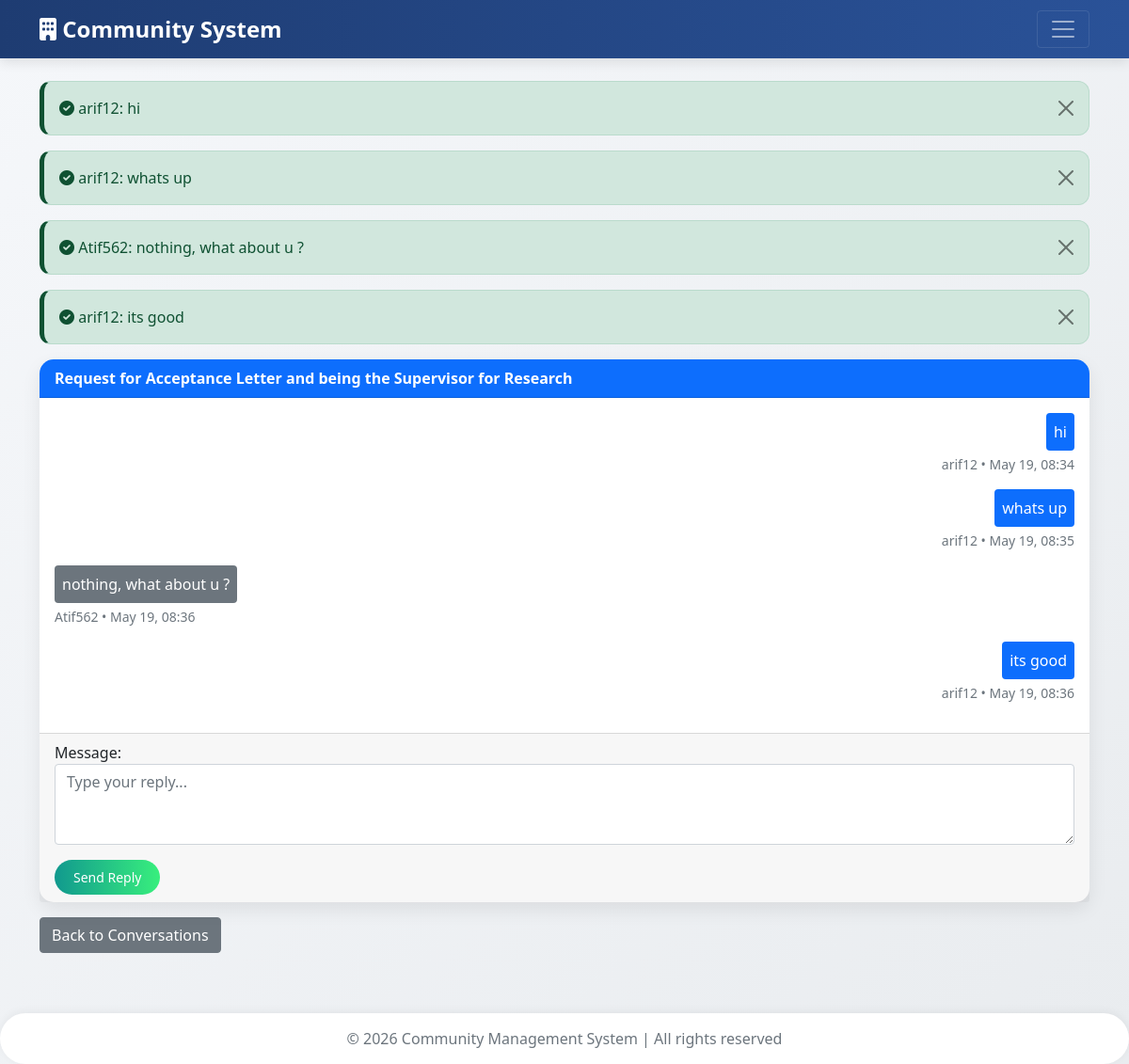
/conversation/2/ (signed in), run on the app's committed database.
### core/models.py (models this page shows, shortened)
class ChatMessage(models.Model):
    conversation = models.ForeignKey(Conversation, on_delete=models.CASCADE, related_name='messages')
    sender = models.ForeignKey(User, on_delete=models.CASCADE)
    message = models.TextField()
    created_at = models.DateTimeField(auto_now_add=True)
    is_read = models.BooleanField(default=False)
    def __str__(self):
        return f"{self.sender.username}: {self.message[:30]}"

class Conversation(models.Model):
    resident = models.ForeignKey(User, on_delete=models.CASCADE, related_name='conversations_as_resident')
    admin = models.ForeignKey(User, on_delete=models.CASCADE, related_name='conversations_as_admin', null=True, blank=True)
    subject = models.CharField(max_length=200)
    created_at = models.DateTimeField(auto_now_add=True)
    updated_at = models.DateTimeField(auto_now=True)
    is_closed = models.BooleanField(default=False)

### core/views.py (the view)
# urls.py: path('conversation/<int:convo_id>/', views.conversation_detail, name='conversation_detail'),
@login_required
def conversation_detail(request, convo_id):
    conv = get_object_or_404(Conversation, id=convo_id)
    if not (is_manager(request.user) or conv.resident == request.user):
        messages.error(request, "Access denied.")
        return redirect('conversations_list')
    if request.method == 'POST':
        form = ChatMessageForm(request.POST)
        if form.is_valid():
            msg = form.save(commit=False)
            msg.conversation = conv
            msg.sender = request.user
            msg.save()
            conv.updated_at = timezone.now()
            conv.save()
            messages.success(request, "Message sent.")
            return redirect('conversation_detail', convo_id=conv.id)
    else:
        form = ChatMessageForm()
    messages_list = conv.messages.all().order_by('created_at')
    return render(request, 'core/conversation_detail.html', {
        'conversation': conv,
        'messages': messages_list,
        'form': form
    })

### core/forms.py
class ChatMessageForm(forms.ModelForm):
    class Meta:
        model = ChatMessage
        fields = ['message']
        widgets = {
            'message': forms.Textarea(attrs={'rows': 3, 'class': 'form-control', 'placeholder': 'Type your reply...'})
        }

### core/views.py (called while the page is built)
def is_manager(user):
    return user.is_staff

### core/templates/core/conversation_detail.html (shortened to what this page needs)
{% extends 'core/base.html' %}
{% block content %}
<div class="card">
    <div class="card-header bg-primary text-white">
        <strong>{{ conversation.subject }}</strong>
    </div>
    <div class="card-body" style="max-height: 400px; overflow-y: auto;">
        {% for msg in messages %}
        <div class="mb-3 {% if msg.sender == user %}text-end{% endif %}">
            <div class="d-inline-block p-2 rounded {% if msg.sender == user %}bg-primary text-white{% else %}bg-secondary text-white{% endif %}" style="max-width: 70%;">
                {{ msg.message }}
            </div>
            <div class="small text-muted mt-1">
                {{ msg.sender.username }} • {{ msg.created_at|date:"M d, H:i" }}
            </div>
        </div>
        {% endfor %}
    </div>
    <div class="card-footer">
        <form method="post">
            {{ form.as_p }}
            <button type="submit" class="btn btn-sm btn-success">Send Reply</button>
        </form>
    </div>
</div>
<a href="{% url 'conversations_list' %}" class="btn btn-secondary mt-3">Back to Conversations</a>
{% endblock %}

### core/templates/core/base.html (shortened to what this page needs)
<!DOCTYPE html>
<html lang="en">
<head>
    <link href="https://cdn.jsdelivr.net/npm/bootstrap@5.1.3/dist/css/bootstrap.min.css" rel="stylesheet">
    <link rel="stylesheet" href="https://cdnjs.cloudflare.com/ajax/libs/font-awesome/6.0.0-beta3/css/all.min.css">
</head>
<body>
    <nav class="navbar navbar-dark bg-dark">
        <div class="container">
            <a class="navbar-brand" href="/">
                <i class="fas fa-building"></i> Community System
            </a>
            <button class="navbar-toggler" type="button" data-bs-toggle="collapse" data-bs-target="#navbarNav">
                <span class="navbar-toggler-icon"></span>
            </button>
        </div>
    </nav>
    <main class="container py-4">
        {% if messages %}
            {% for message in messages %}
                <div class="alert alert-success alert-dismissible fade show" role="alert">
                    <i class="fas fa-check-circle"></i> {{ message }}
                    <button type="button" class="btn-close" data-bs-dismiss="alert"></button>
                </div>
            {% endfor %}
        {% endif %}
        {% block content %}{% endblock %}
    </main>
    <footer>
        <p class="text-muted mb-0">&copy; 2026 Community Management System | All rights reserved</p>
    </footer>
</body>
</html>

### core/templates/core/base.html (style rules this page uses)
body { background: linear-gradient(135deg, #f5f7fa 0%, #e9ecef 100%); font-family: 'Segoe UI', Tahoma, Geneva, Verdana, sans-serif; }
.navbar { box-shadow: 0 4px 12px rgba(0,0,0,0.1); background: linear-gradient(90deg, #1e3c72 0%, #2a5298 100%) !important; }
.navbar-brand { font-weight: bold; font-size: 1.5rem; }
.card { border-radius: 15px; border: none; box-shadow: 0 8px 20px rgba(0,0,0,0.08); transition: transform 0.2s, box-shadow 0.2s; }
.card-header { border-radius: 15px 15px 0 0 !important; font-weight: 600; }
.btn-success { background: linear-gradient(90deg, #11998e, #38ef7d); border: none; border-radius: 30px; padding: 8px 20px; }
.alert { border-radius: 12px; border-left: 5px solid; }
footer { background: white; padding: 15px; text-align: center; border-radius: 30px; margin-top: 40px; box-shadow: 0 -2px 10px rgba(0,0,0,0.05); }

### data on the page
ChatMessage: sender+message "arif12: hi", message "hi", sender.username "arif12", created_at "May 19, 08:34"
ChatMessage: sender+message "arif12: whats up", message "whats up", sender.username "arif12", created_at "May 19, 08:35"
ChatMessage: sender+message "Atif562: nothing, what about u ?", message "nothing, what about u ?", sender.username "Atif562", created_at "May 19, 08:36"
ChatMessage: sender+message "arif12: its good", message "its good", sender.username "arif12", created_at "May 19, 08:36"
Conversation: subject "Request for Acceptance Letter and being the Supervisor for Research"
